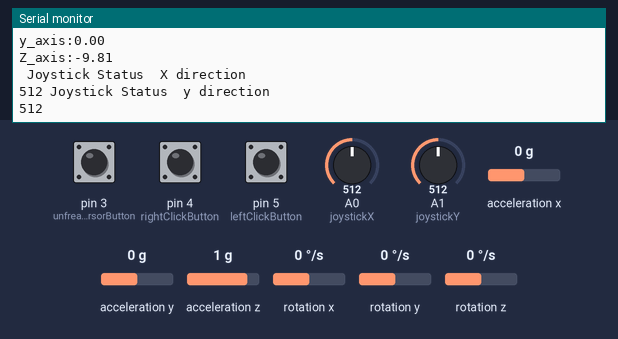
This sketch was run on a simulated Arduino Leonardo, built with avr-gcc and run on an emulated ATmega32U4. Parts: the last lines printed to the serial monitor. The inputs (shaded band) are chosen by the test bench; at power-on: acceleration x 0 g, A0 (joystickX) = 512, A1 (joystickY) = 512, pin 3 (unfreazeCursorButton) HIGH, acceleration y 0 g, acceleration z 1 g, pin 4 (rightClickButton) HIGH, pin 5 (leftClickButton) HIGH, rotation x 0 °/s, rotation y 0 °/s, rotation z 0 °/s.

Above: at 1.8 s.
1.9 s: acceleration x set to -1.4 g
3.4 s: A0 (joystickX) set to 716
At 4.7 s:
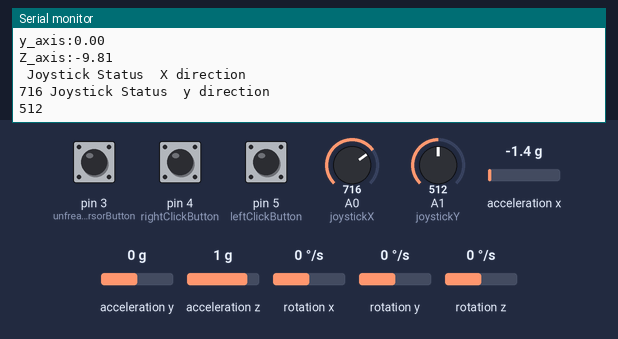
4.9 s: A1 (joystickY) set to 716
At 5.5 s:
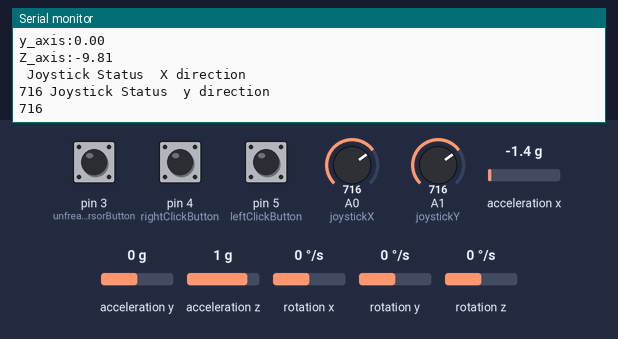
6.4 s: pin 3 (unfreazeCursorButton) pulled LOW for 1.25 s
9.1 s: acceleration y set to -1.4 g
10.6 s: acceleration z set to -1.4 g
Timing chart, 0 to 13.1 s (numbered marks = the images above; inputs shaded):
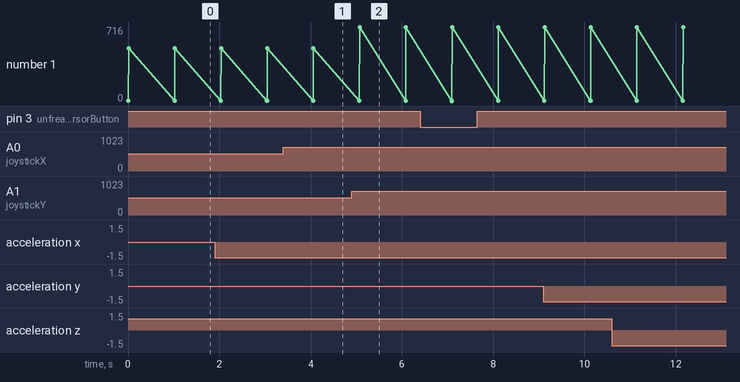

The sketch:

HybridMouse.ino
```cpp
#include <Mouse.h>
#include "MPU9250.h"
MPU9250 IMU(Wire, 0x68);

const int speed_mouse = 1;
#define  unfreazeCursorButton 3 // if user hold this button, gyroscope movments change the position of 3d cursor
#define  rightClickButton  4  // and 2d manipulation button
#define leftClickButton   5
#define joystickX  A0
#define joystickY  A1

void setup() {
  IMU.begin();
  Serial.begin(9600);
  Serial.println("Hello Computer");
  pinMode(unfreazeCursorButton, INPUT_PULLUP);
  pinMode(rightClickButton, INPUT_PULLUP);
  pinMode(leftClickButton, INPUT_PULLUP);
}

void loop() {
  IMU.readSensor();

  //checking cursor button state

  int cursorButtonState= digitalRead(unfreazeCursorButton);
  Serial.println(" cursorButtonStatus  ");
  Serial.println(cursorButtonState);
  //checking rightClickButtonState
  int rightClickState= digitalRead(rightClickButton);
  Serial.println(" right clickstatus  ");
  Serial.println(rightClickState);
  //checking left click state
   int leftClickState= digitalRead(leftClickButton);
  Serial.println(" left clickstatus  ");
  Serial.println(leftClickState);

  //Gyroscope State
  Serial.print("x_axist:");
  Serial.println(IMU.getAccelX_mss());
   Serial.print("y_axis:");
  Serial.println(IMU.getAccelY_mss());
   Serial.print("Z_axis:");
  Serial.println(IMU.getAccelZ_mss());

  // Joystick Status
  int xValue = analogRead(joystickX);
  int yValue = analogRead(joystickY);
  Serial.println(" Joystick Status  X direction " );
  Serial.print(xValue);
  Serial.println(" Joystick Status  y direction " );
  Serial.print(yValue);
  delay(1000);
}
```

Measured:
- after the input at 3.4 s, the serial monitor: prints a new line after 0.66 s (image 1)
- after the input at 4.9 s, the serial monitor: prints a new line after 0.18 s (image 2)
